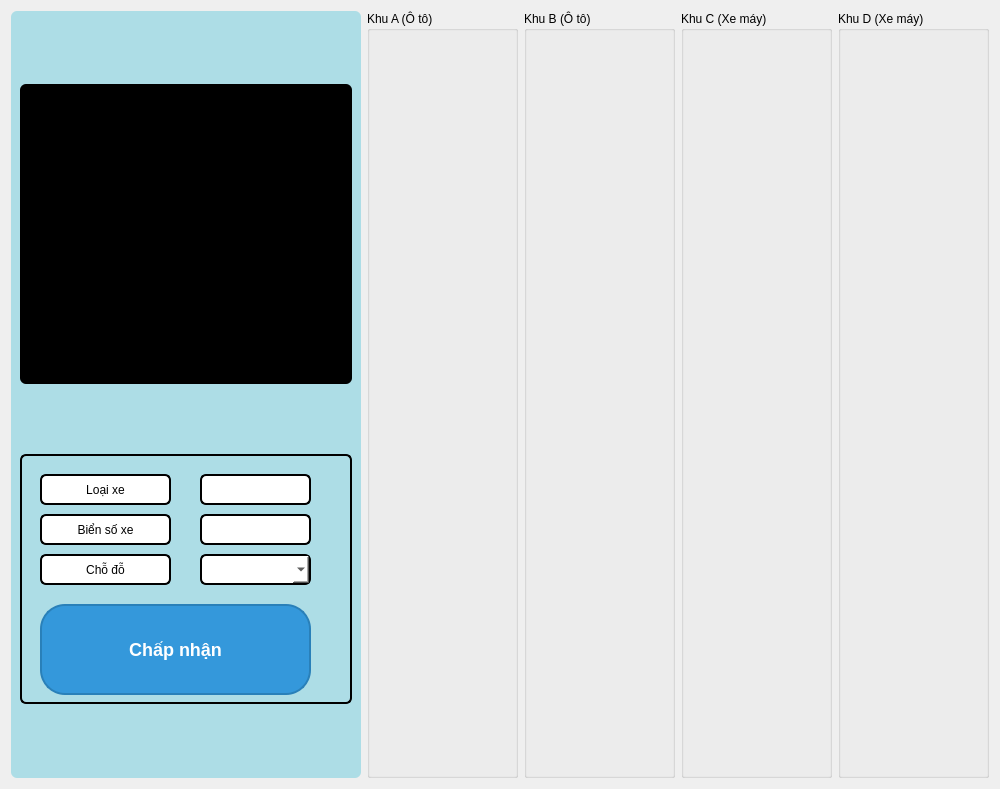
<?xml version="1.0" encoding="UTF-8"?>
<ui version="4.0">
 <class>WidgetIn</class>
 <widget class="QWidget" name="WidgetIn">
  <property name="geometry">
   <rect>
    <x>0</x>
    <y>0</y>
    <width>1000</width>
    <height>789</height>
   </rect>
  </property>
  <property name="windowTitle">
   <string>Form</string>
  </property>
  <property name="styleSheet">
   <string notr="true"/>
  </property>
  <layout class="QGridLayout" name="gridLayout">
   <item row="0" column="1">
    <layout class="QGridLayout" name="gridLayout_8">
     <item row="0" column="0">
      <widget class="QGroupBox" name="groupBox_A">
       <property name="styleSheet">
        <string notr="true"/>
       </property>
       <property name="title">
        <string>Khu A (Ô tô)</string>
       </property>
       <layout class="QGridLayout" name="gridLayout_4">
        <item row="0" column="0">
         <layout class="QGridLayout" name="gridLayout_A"/>
        </item>
       </layout>
      </widget>
     </item>
     <item row="0" column="1">
      <widget class="QGroupBox" name="groupBox_B">
       <property name="title">
        <string>Khu B (Ô tô)</string>
       </property>
       <layout class="QGridLayout" name="gridLayout_5">
        <item row="0" column="0">
         <layout class="QGridLayout" name="gridLayout_B"/>
        </item>
       </layout>
      </widget>
     </item>
     <item row="0" column="2">
      <widget class="QGroupBox" name="groupBox_C">
       <property name="title">
        <string>Khu C (Xe máy)</string>
       </property>
       <layout class="QGridLayout" name="gridLayout_6">
        <item row="0" column="0">
         <layout class="QGridLayout" name="gridLayout_C"/>
        </item>
       </layout>
      </widget>
     </item>
     <item row="0" column="3">
      <widget class="QGroupBox" name="groupBox_D">
       <property name="title">
        <string>Khu D (Xe máy)</string>
       </property>
       <layout class="QGridLayout" name="gridLayout_7">
        <item row="0" column="0">
         <layout class="QGridLayout" name="gridLayout_D"/>
        </item>
       </layout>
      </widget>
     </item>
    </layout>
   </item>
   <item row="0" column="0">
    <widget class="QGroupBox" name="groupBox_2">
     <property name="maximumSize">
      <size>
       <width>350</width>
       <height>16777215</height>
      </size>
     </property>
     <property name="styleSheet">
      <string notr="true">background-color: rgb(173, 221, 230);
border-radius: 6px;
</string>
     </property>
     <property name="title">
      <string/>
     </property>
     <layout class="QGridLayout" name="gridLayout_2">
      <item row="0" column="0">
       <widget class="QLabel" name="qlabel_frame">
        <property name="maximumSize">
         <size>
          <width>16777215</width>
          <height>300</height>
         </size>
        </property>
        <property name="styleSheet">
         <string notr="true">background-color: rgb(0, 0, 0);
border: 6px;
border-radius: 6px;</string>
        </property>
        <property name="text">
         <string>TextLabel</string>
        </property>
       </widget>
      </item>
      <item row="1" column="0">
       <widget class="QGroupBox" name="groupBox_3">
        <property name="maximumSize">
         <size>
          <width>16777215</width>
          <height>250</height>
         </size>
        </property>
        <property name="styleSheet">
         <string notr="true">background-color: rgb(173, 221, 230);
border: 2px solid black;
border-radius: 6px;
</string>
        </property>
        <property name="title">
         <string/>
        </property>
        <widget class="QLineEdit" name="qline_plate_digit">
         <property name="geometry">
          <rect>
           <x>180</x>
           <y>60</y>
           <width>111</width>
           <height>31</height>
          </rect>
         </property>
         <property name="styleSheet">
          <string notr="true">background-color: rgb(255, 255, 255);
border: 2px solid black;
border-radius: 6px;</string>
         </property>
         <property name="text">
          <string/>
         </property>
         <property name="alignment">
          <set>Qt::AlignCenter</set>
         </property>
         <property name="placeholderText">
          <string/>
         </property>
        </widget>
        <widget class="QLineEdit" name="qline_type_vehicle">
         <property name="geometry">
          <rect>
           <x>180</x>
           <y>20</y>
           <width>111</width>
           <height>31</height>
          </rect>
         </property>
         <property name="styleSheet">
          <string notr="true">background-color: rgb(255, 255, 255);
border: 2px solid black;
border-radius: 6px;</string>
         </property>
         <property name="text">
          <string/>
         </property>
         <property name="alignment">
          <set>Qt::AlignCenter</set>
         </property>
         <property name="placeholderText">
          <string/>
         </property>
        </widget>
        <widget class="QLabel" name="label">
         <property name="geometry">
          <rect>
           <x>20</x>
           <y>20</y>
           <width>131</width>
           <height>31</height>
          </rect>
         </property>
         <property name="styleSheet">
          <string notr="true">background-color: rgb(255, 255, 255);
border: 2px solid black;
border-radius: 6px;</string>
         </property>
         <property name="text">
          <string>Loại xe</string>
         </property>
         <property name="alignment">
          <set>Qt::AlignCenter</set>
         </property>
        </widget>
        <widget class="QLabel" name="label_2">
         <property name="geometry">
          <rect>
           <x>20</x>
           <y>60</y>
           <width>131</width>
           <height>31</height>
          </rect>
         </property>
         <property name="styleSheet">
          <string notr="true">background-color: rgb(255, 255, 255);
border: 2px solid black;
border-radius: 6px;</string>
         </property>
         <property name="text">
          <string>Biển số xe</string>
         </property>
         <property name="alignment">
          <set>Qt::AlignCenter</set>
         </property>
        </widget>
        <widget class="QLabel" name="label_3">
         <property name="geometry">
          <rect>
           <x>20</x>
           <y>100</y>
           <width>131</width>
           <height>31</height>
          </rect>
         </property>
         <property name="styleSheet">
          <string notr="true">background-color: rgb(255, 255, 255);
border: 2px solid black;
border-radius: 6px;</string>
         </property>
         <property name="text">
          <string>Chỗ đỗ</string>
         </property>
         <property name="alignment">
          <set>Qt::AlignCenter</set>
         </property>
        </widget>
        <widget class="QPushButton" name="btn_apply">
         <property name="geometry">
          <rect>
           <x>20</x>
           <y>150</y>
           <width>271</width>
           <height>91</height>
          </rect>
         </property>
         <property name="styleSheet">
          <string notr="true">QPushButton {
                background-color: #3498db;
                color: #fff;
                border-radius: 25px;
                border: 2px solid #2980b9;
                font-size: 18px;
                font-weight: bold;
            }
            QPushButton:hover {
                background-color: #2980b9;
                cursor: pointer;
            }
            QPushButton:pressed {
                background-color: #2980b9;
                padding-left: 15px;
                padding-top: 15px;
            }</string>
         </property>
         <property name="text">
          <string>Chấp nhận</string>
         </property>
        </widget>
        <widget class="QComboBox" name="qcomboBox_slot">
         <property name="geometry">
          <rect>
           <x>180</x>
           <y>100</y>
           <width>111</width>
           <height>31</height>
          </rect>
         </property>
         <property name="styleSheet">
          <string notr="true">background-color: rgb(255, 255, 255);
border: 2px solid black;
border-radius: 6px;</string>
         </property>
        </widget>
       </widget>
      </item>
     </layout>
    </widget>
   </item>
  </layout>
 </widget>
 <resources/>
 <connections/>
</ui>
